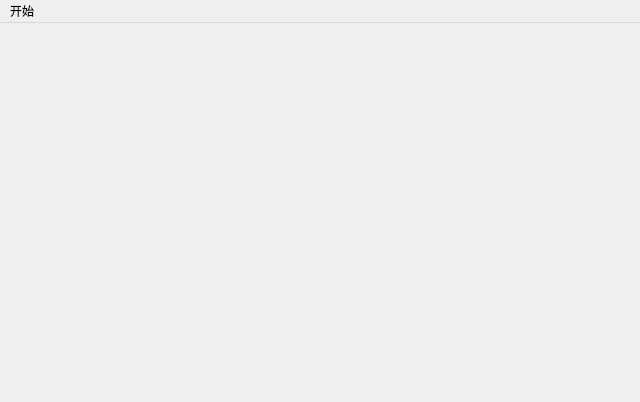
<?xml version="1.0" encoding="UTF-8"?>
<ui version="4.0">
 <class>MyMainWindow</class>
 <widget class="QMainWindow" name="MyMainWindow">
  <property name="geometry">
   <rect>
    <x>0</x>
    <y>0</y>
    <width>640</width>
    <height>402</height>
   </rect>
  </property>
  <property name="windowTitle">
   <string>MyMainWindow</string>
  </property>
  <widget class="QWidget" name="centralwidget"/>
  <widget class="QMenuBar" name="menubar">
   <property name="geometry">
    <rect>
     <x>0</x>
     <y>0</y>
     <width>640</width>
     <height>24</height>
    </rect>
   </property>
   <widget class="QMenu" name="menu">
    <property name="title">
     <string>开始</string>
    </property>
    <addaction name="actionQuit"/>
   </widget>
   <addaction name="menu"/>
  </widget>
  <action name="actionQuit">
   <property name="text">
    <string>退出</string>
   </property>
  </action>
 </widget>
 <resources/>
 <connections>
  <connection>
   <sender>actionQuit</sender>
   <signal>triggered()</signal>
   <receiver>MyMainWindow</receiver>
   <slot>close()</slot>
   <hints>
    <hint type="sourcelabel">
     <x>-1</x>
     <y>-1</y>
    </hint>
    <hint type="destinationlabel">
     <x>319</x>
     <y>200</y>
    </hint>
   </hints>
  </connection>
 </connections>
</ui>
